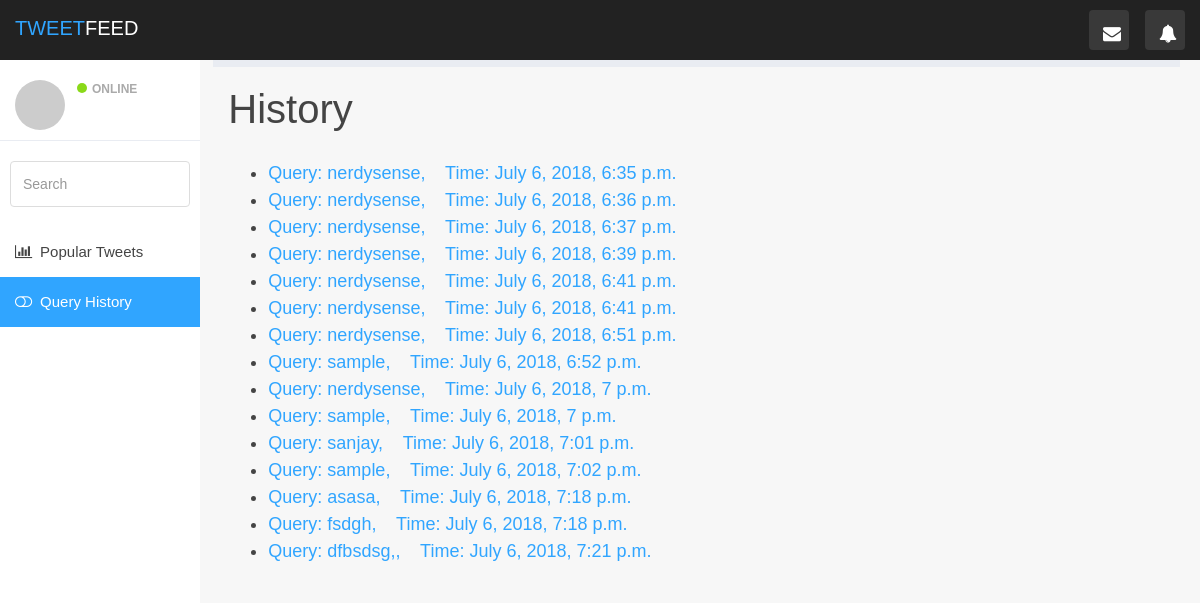
The page /dashboard/search_history/ on the database as committed earlier.
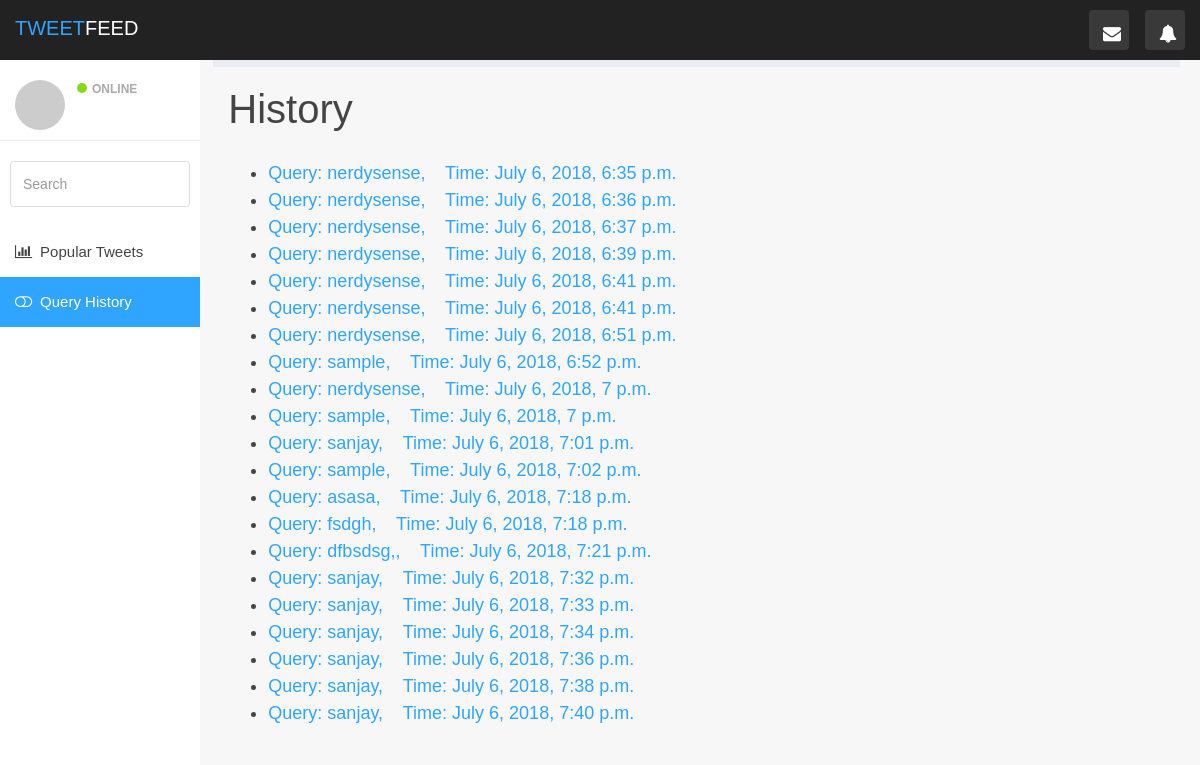
The same page on the database as committed later.
### dashboard/models.py (models this page shows)
class SearchLog(models.Model):
	search_query = models.CharField(max_length=20)
	time = models.DateTimeField()

### dashboard/views.py (the view)
# urls.py: path('search_history/', views.search_history, name="history"),
def search_history(request):
    history = SearchLog.objects.all().order_by('time')
    return render(request, 'dashboard/log.html', {"history": history})

### dashboard/templates/dashboard/log.html (shortened to what this page needs)
{% load static %}
<!DOCTYPE html>
<html>
<head>
	<link href="{% static 'css/bootstrap.min.css' %}" rel="stylesheet">
	<link href="{% static 'css/font-awesome.min.css' %}" rel="stylesheet">
	<link href="{% static 'css/datepicker3.css' %}" rel="stylesheet">
	<link href="{% static 'css/styles.css' %}" rel="stylesheet">
	<link href="{% static 'css/tweet.css' %}" rel="stylesheet">
</head>
<body>
	<nav class="navbar navbar-custom navbar-fixed-top" role="navigation">
		<div class="container-fluid">
			<div class="navbar-header">
				<a class="navbar-brand" href="#"><span>TWEET</span>FEED</a>
				<ul class="nav navbar-top-links navbar-right">
					<li class="dropdown"><a class="dropdown-toggle count-info" data-toggle="dropdown" href="#">
						<em class="fa fa-envelope"></em>
					</a>
					</li>
					<li class="dropdown"><a class="dropdown-toggle count-info" data-toggle="dropdown" href="#">
						<em class="fa fa-bell"></em>
					</a>
					</li>
				</ul>
			</div>
		</div>
	</nav>
	<div id="sidebar-collapse" class="col-sm-3 col-lg-2 sidebar">
		<div class="profile-sidebar">
			<div class="profile-userpic">
				<img src="http://placehold.it/50/30a5ff/fff" class="img-responsive" alt="">
			</div>
			<div class="profile-usertitle">
				<div class="profile-usertitle-status"><span class="indicator label-success"></span>Online</div>
			</div>
		</div>
		<form role="search" method="get" action={% url 'home' %}>
			<div class="form-group">
				<input type="text" name="user_id" class="form-control" placeholder="Search">
			</div>
		<ul class="nav menu">
			<li><a href={% url 'home' %}><em class="fa fa-bar-chart">&nbsp;</em> Popular Tweets</a></li>
			<li class="active"><a href={% url 'history' %}><em class="fa fa-toggle-off">&nbsp;</em> Query History</a></li>
		</ul>
	</div>
	<div class="col-sm-9 col-sm-offset-3 col-lg-10 col-lg-offset-2 main">
		<div class="row">
			<ol class="breadcrumb">
				<li><a href="#">
				</a></li>
				<li class="active">History</li>
			</ol>
		</div>
		<div class="row">
                    <div class="col-md-6">
                    	<h1 class="page-header">History</h1>
                            <ul>
                                {% for log_entry in history %}
                                <li>
                                <a href = "/dashboard/home/?user_id={{log_entry.search_query}}#">
                                <div class="msg"> Query: {{log_entry.search_query}}, &nbsp;&nbsp; Time: {{log_entry.time}} </div>
                                </a>
                                </li>
                                {% endfor %}
                            </ul>
                        </div>
        </div>
    </div>
</body>
</html>

### static/css/styles.css (style rules this page uses)
body { background: #f1f4f7; padding-top: 60px; font-size: 14px; color: #444444; font-family: "Montserrat", "Helvetica Neue", Helvetica, Arial, sans-serif; }
a, a:hover, a:focus { color: #30a5ff; }
h1, h2, h3, h4, h5, h6 { color: #444444; }
h1 { font-weight: 300; font-size: 40px; }
input.form-control { border: 1px solid #ddd; box-shadow: none; height: 46px; }
.navbar-custom { background: #222; height: 60px; }
.navbar-header .navbar-brand { color: #fff; font-size: 20px; text-transform: uppercase; font-weight: 500; height: 60px; padding-top: 18px; }
.navbar-header .navbar-brand span { color: #30a5ff; }
.dropdown { background: rgba(255, 255, 255, 0.1); float: left; margin: 10px 8px; padding: 0px; border-radius: 4px; }
.dropdown a.dropdown-toggle { color: #fff; height: 40px; width: 40px; padding-top: 11px; padding-left: 9px; }
.navbar-top-links li:last-child { margin-right: 15px; }
.dropdown em { margin: 0 5px; }
.label-success { background-color: #8ad919; }
.navbar { border: 0; }
.sidebar { display: block; padding: 0; display: none; box-shadow: none; background: #fff; }
.sidebar ul { margin: 20px 0px; }
.sidebar form { padding: 10px 0 0 0; margin: 10px 10px 20px 10px; }
@media (min-width: 768px) { .sidebar { display: block; position: fixed; top: 60px; bottom: 0; left: 0; z-index: 1000; display: block; margin: 0; padding: 0; overflow-x: hidden; overflow-y: auto; } }
@media (min-width: 768px) { .navbar-header { width: 100%; } }
.sidebar ul.nav .active a, .sidebar ul.nav li.parent a.active, .sidebar ul.nav .active > a:hover, .sidebar ul.nav li.parent a.active:hover, .sidebar ul.nav .active > a:focus, .sidebar ul.nav li.parent a.active:focus { color: #fff; background-color: #30a5ff; }
.sidebar ul.nav li a { height: 50px; font-size: 15px; line-height: 2em; color: #444444; }
.profile-sidebar { padding: 10px 0; border-bottom: 1px solid #e9ecf2; }
.indicator { width: 10px; height: 10px; display: inline-block; border-radius: 9999px; margin-right: 5px; }
.profile-userpic img { float: left; margin: 10px 0px 0px 15px; width: 50px; height: 50px; border-radius: 9999px !important; }
.profile-usertitle { float: left; text-align: left; margin: 10px 0 0 12px; }
.profile-usertitle-status { text-transform: uppercase; color: #AAA; font-size: 12px; font-weight: 600; margin-bottom: 15px; }
.breadcrumb { border-radius: 0; padding: 10px 15px 10px 15px; background: #e9ecf2; margin: 0; }
h1.page-header { margin-top: 20px; border-bottom: 0; }

### static/css/tweet.css (style rules this page uses)
body { font: 18px Arial, sans serif; line-height: 1.5; padding: 20px; background-color: #f7f7f7; }

Rows that differ between the two databases and show on the page:
added SearchLog: search_query "sanjay", time "July 6, 2018, 7:32 p.m."
added SearchLog: search_query "sanjay", time "July 6, 2018, 7:33 p.m."
added SearchLog: search_query "sanjay", time "July 6, 2018, 7:34 p.m."
added SearchLog: search_query "sanjay", time "July 6, 2018, 7:36 p.m."
added SearchLog: search_query "sanjay", time "July 6, 2018, 7:38 p.m."
added SearchLog: search_query "sanjay", time "July 6, 2018, 7:40 p.m."
